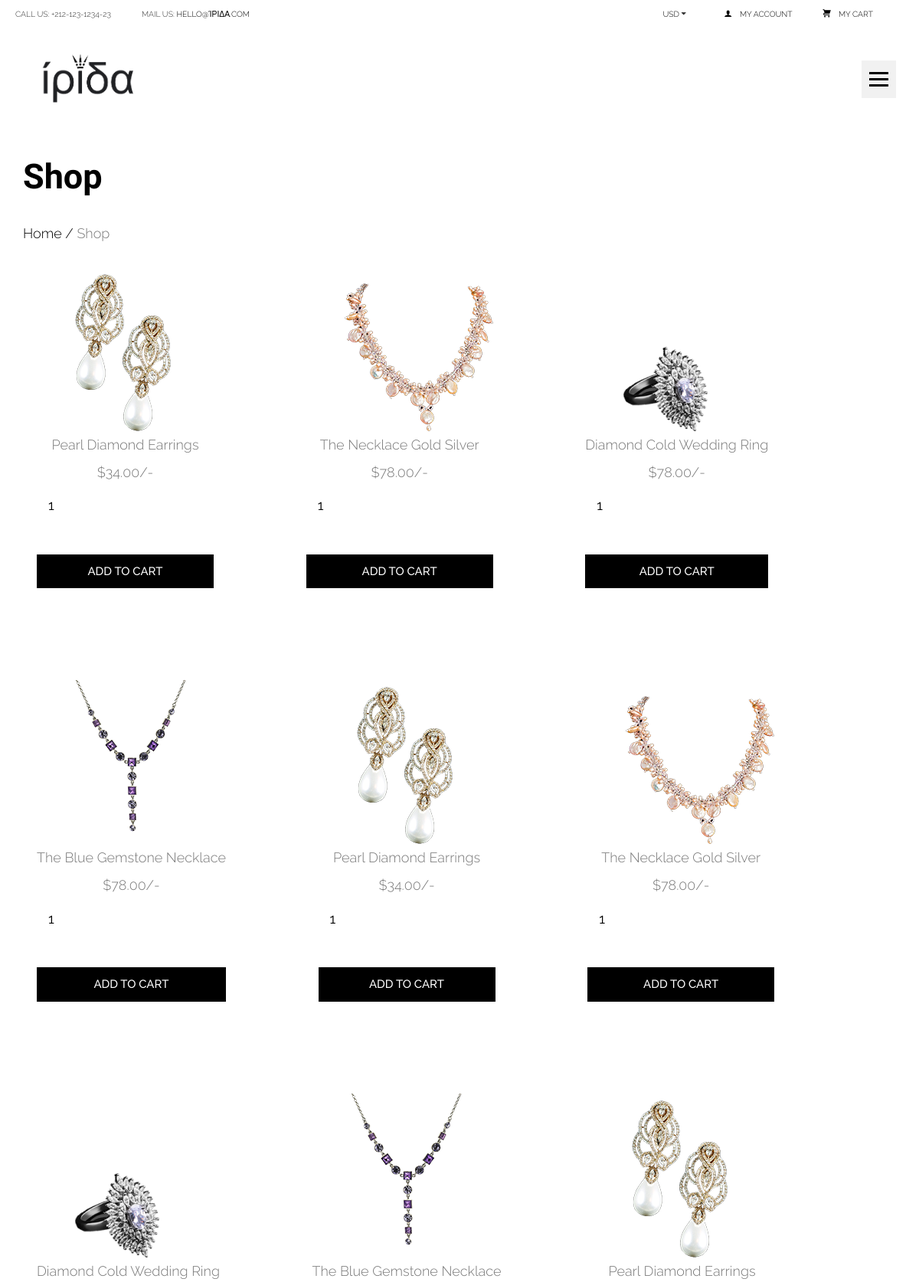
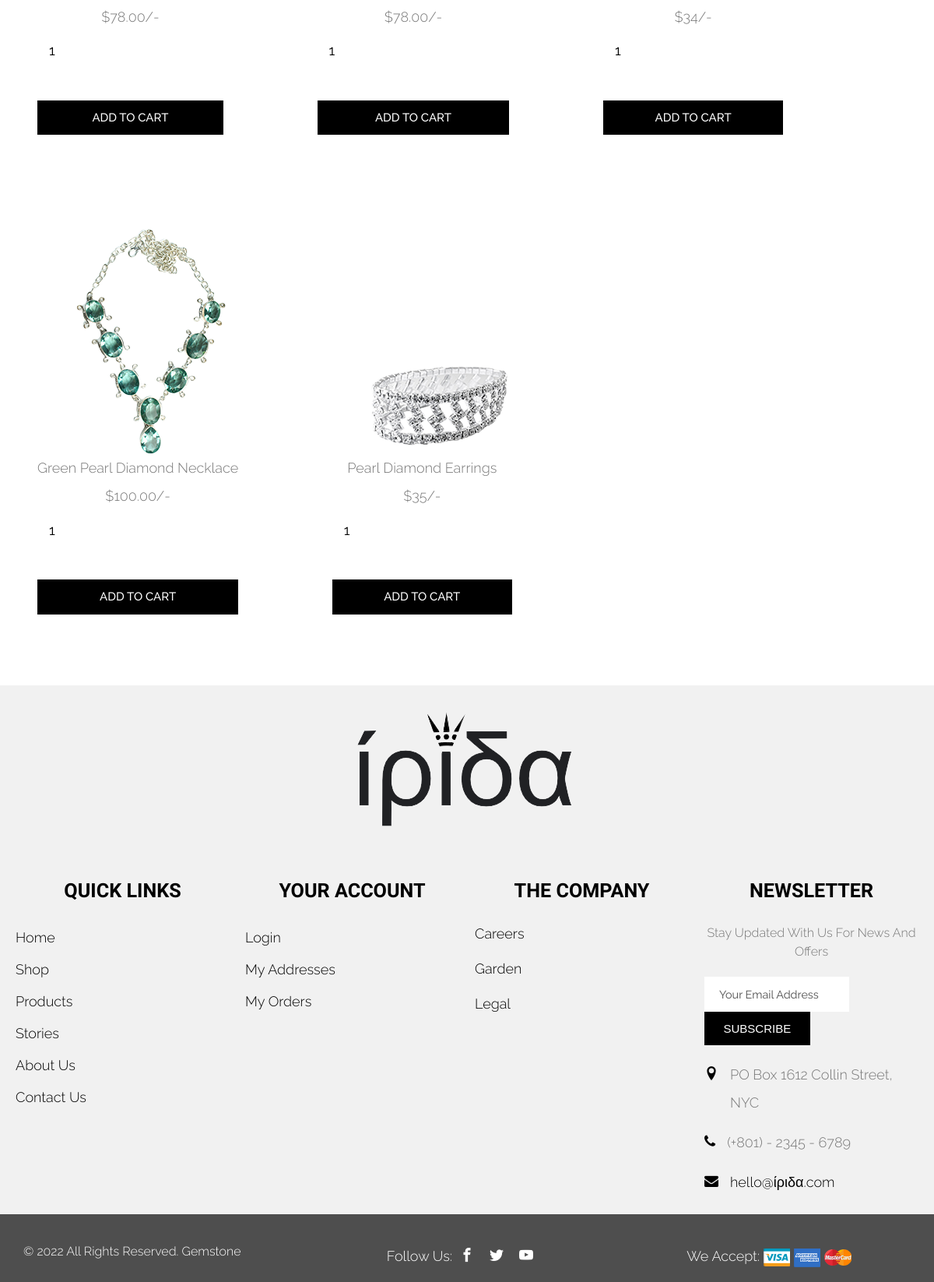
The page /shop.php on the database its author committed (2 pictures, top to bottom).
### tables this page shows
CREATE TABLE IF NOT EXISTS `products` (
  `id` int NOT NULL AUTO_INCREMENT,
  `name` varchar(100) NOT NULL,
  `price` varchar(100) NOT NULL,
  `image` varchar(100) NOT NULL,
  PRIMARY KEY (`id`)
);

### shop.php (the view, shortened to what this page needs)
<!DOCTYPE html>
<html lang="en">
  <head>
    <link rel="stylesheet" type="text/css" href="css/normalize.css">
    <link rel="stylesheet" type="text/css" href="fonts/icomoon.css">
    <link rel="stylesheet" type="text/css" href="css/vendor.css">
    <link rel="stylesheet" type="text/css" href="style.css">
  </head>
  <body>
    <?php include("header.php"); ?>
    <section class="shop-page padding-large">
      <div class="container">
        <div class="row">
          <div class="col-md-12">
            <h1 class="page-title">Shop</h1>
            <div class="breadcrumbs">
              <span class="item">
                <a href="index.php">Home /</a>
              </span>
              <span class="item">Shop</span>
            </div>
          </div>
        </div>
      </div>
    </section>
    <div class="shoppify-items padding-large no-padding-top">
   <?php
   include 'config.php';
      $select_product = mysqli_query($conn, "SELECT * FROM `products`") or die('query failed');
      if(mysqli_num_rows($select_product) > 0){
         while($fetch_product = mysqli_fetch_assoc($select_product)){
   ?>
      <form method="post" class="box" action="cart.php">
         <img src="images/<?php echo $fetch_product['image']; ?>" alt="">
         <div class="name"><?php echo $fetch_product['name']; ?></div>
         <div class="price">$<?php echo $fetch_product['price']; ?>/-</div>
         <input type="number" min="1" name="product_quantity" value="1">
         <input type="submit" value="add to cart" name="add_to_cart" class="btn">
      </form>
   <?php
      };
   };
   ?>
   </div>
    <?php include("footer.php"); ?>
  </body>
</html>

### header.php (shortened to what this page needs)
<!DOCTYPE html>
<html lang="en">
<header id="header">
      <div class="header-wrap">
        <nav class="secondary-nav border-top border-bottom">
          <div class="container">
            <div class="row">
              <div class="top-menu d-flex flex-wrap justify-content-between">
                  <ul class="left-block list-unstyled d-flex flex-wrap">
                    <li class="menu-item text-uppercase">Call Us: +212-123-1234-23</li>
                    <li class="menu-item text-uppercase">Mail Us: <a href="#">hello@ίριδα.com</a>
                    </li>
                  </ul>
                  <ul class="right-block d-flex flex-wrap list-unstyled justify-content-evenly">
                    <li class="menu-item">
                    </li>
                    <li class="menu-item dropdown-submenu">
                      <a href="#" class="currency-item">USD</a>
                      <i class="icon icon-caret-down"></i>
                    </li>
                    <li class="menu-item">
                      <a href="signin.php">
                      <i class="icon icon-user"></i>MY ACCOUNT</a>
                    </li>
                    <li class="menu-item">
                      <a href="cart.php">
                        <i class="icon icon-shopping-cart"></i>My Cart </a>
                    </li>
                  </ul>
              </div>
            </div>
          </div>
        </nav>
        <nav class="primary-nav">
          <div class="container max-width">
            <div class="row d-flex align-items-center">
              <div class="col-md-2 col-sm-6">
                <div class="main-logo">
                  <a href="index.php">
                    <img src="images/LOGO.png" alt="logo">
                  </a>
                </div>
              </div>
              <div class="col-md-10 col-sm-6">
                <div class="navbar d-flex">
                  <div class="main-menu stellarnav desktop light">
                  </div>
                  <div class="hamburger">
                    <span class="bar"></span>
                    <span class="bar"></span>
                    <span class="bar"></span>
                  </div>
                </div>
              </div>
            </div>
          </div>
        </nav>
      </div>
    </header>
    </html>

### footer.php (shortened to what this page needs)
<!DOCTYPE html>
<html lang="en">
<footer id="footer" class="bg-grey padding-large overflow-hidden">
      <div class="container">
        <div class="row">
          <div class="footer-logo col-md-12 text-center mb-5">
            <img src="images/LOGO.png" alt="main-logo">
          </div>
          <div class="footer-content">
            <div class="row d-flex flex-wrap">
              <div class="footer-menu col-md-3 col-sm-6 col-xs-6">
                <h3 class="widget-title text-uppercase">Quick Links</h3>
                <ul class="list-unstyled">
                  <li>
                    <a href="index.php">Home</a>
                  </li>
                  <li>
                    <a href="shop.php">Shop</a>
                  </li>
                  <li>
                    <a href="single-product.php">Products</a>
                  </li>
                  <li>
                    <a href="#">Stories</a>
                  </li>
                  <li>
                    <a href="about.php">About Us</a>
                  </li>
                  <li>
                    <a href="contact.php">Contact Us</a>
                  </li>
                </ul>
              </div>
              <div class="footer-menu col-md-3 col-sm-6 col-xs-6">
                <h3 class="widget-title text-uppercase">Your Account</h3>
                <ul class="list-unstyled">
                  <li>
                    <a href="signin.php">Login</a>
                  </li>
                  <li>
                    <a href="#">My Addresses</a>
                  </li>
                  <li>
                    <a href="#">My Orders</a>
                  </li>
                </ul>
              </div>
              <div class="footer-menu col-md-3 col-sm-6 col-xs-6">
                <h3 class="widget-title text-uppercase">THE COMPANY</h3>
                <div class="footer-post d-flex flex-wrap">
                  <div class="text-block">
                    <a href="single-product.html">Careers</a>
                  </div>
                </div>
                <div class="footer-post d-flex flex-wrap">
                  <div class="text-block">
                    <a href="single-product.html"> Garden</a>
                  </div>
                </div>
                <div class="footer-post d-flex flex-wrap">
                  <div class="text-block">
                    <a href="single-product.html">Legal</a>
                  </div>
                </div>
              </div>
              <div class="footer-menu col-md-3 col-sm-6 col-xs-6">
                <h3 class="widget-title text-uppercase">Newsletter</h3>
                <div class="content">
                  <div class="widget-content">
                    <p>Stay Updated With Us For News And Offers</p>
                    <div class="newsletter-button d-flex flex-wrap align-items-center">
                      <input type="text" name="Subscribe" placeholder="Your Email Address">
                      <button class="btn btn-primary">Subscribe</button>
                    </div>
                  </div>
                  <div class="widget-content">
                    <div class="address">
                      <ul class="list-unstyled">
                        <li>
                          <i class="icon icon-location text-primary"></i>PO Box 1612 Collin Street, NYC
                        </li>
                        <li>
                          <i class="icon icon-phone text-primary"></i>(+801) - 2345 - 6789
                        </li>
                        <li>
                          <i class="icon icon-envelope text-primary"></i>
                          <div class="mail-address">
                            <a href="mailto:hello@templatesjungle.com" class="">hello@ίριδα.com</a>
                          </div>
                        </li>
                      </ul>
                    </div>
                  </div>
                </div>
              </div>
            </div>
          </div>
        </div>
      </div>
    </footer>
    <div class="footer-bottom bg-dark-grey padding-small no-padding-bottom">
      <div class="container">
        <div class="footer-bottom-content d-flex flex-wrap justify-content-between content-light">
          <div class="copyright">
            <p>&copy; 2022 All Rights Reserved. <a href="https://templatesjungle.com/" target="_blank">Gemstone</a></p>
          </div>
          <div class="social-links d-flex">
            <span>Follow Us:</span>
            <ul class="list-unstyled d-flex">
              <li>
                <a href="#">
                  <i class="icon icon-facebook"></i>
                </a>
              </li>
              <li>
                <a href="#">
                  <i class="icon icon-twitter"></i>
                </a>
              </li>
              <li>
                <a href="#">
                  <i class="icon icon-youtube"></i>
                </a>
              </li>
            </ul>
          </div>
          <div class="payment-card">
            <span>We Accept:</span>
            <img src="images/visa.png" class="card-image">
            <img src="images/american-express.png" class="card-image">
            <img src="images/master-card.png" class="card-image">
          </div>
        </div>
      </div>
    </div>
</html>

### rows shown on the page
products: image (picture), name "Pearl Diamond Earrings", price "34.00"
products: image (picture), name "The Necklace Gold Silver", price "78.00"
products: image (picture), name "Diamond Cold Wedding Ring", price "78.00"
products: image (picture), name "The Blue Gemstone Necklace", price "78.00"
products: image (picture), name "Pearl Diamond Earrings", price "34.00"
products: image (picture), name "The Necklace Gold Silver", price "78.00"
products: image (picture), name "Diamond Cold Wedding Ring", price "78.00"
products: image (picture), name "The Blue Gemstone Necklace", price "78.00"
products: image (picture), name "Pearl Diamond Earrings", price "34"
products: image (picture), name "Green Pearl Diamond Necklace", price "100.00"
products: image (picture), name "Pearl Diamond Earrings", price "35"
